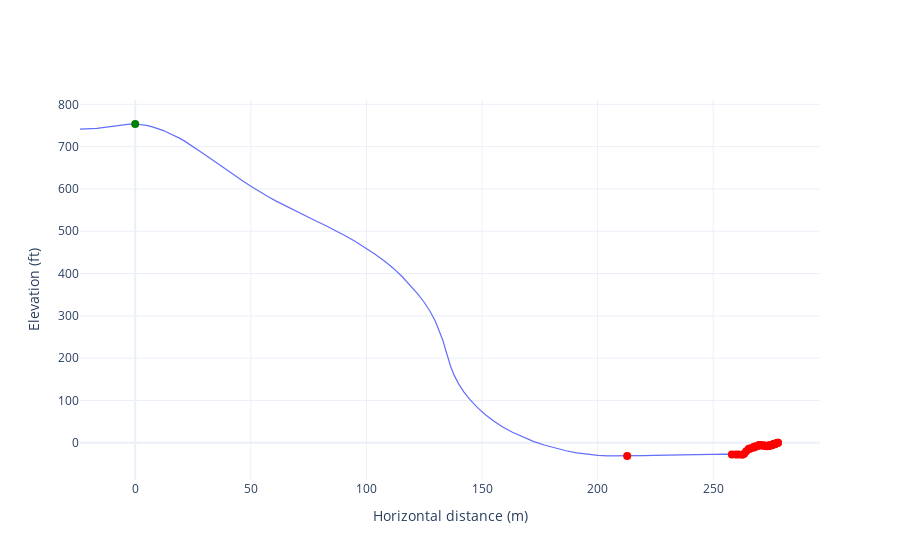

The notebook cell saved with this chart:
### Code cell
def debug(df, yaxis, speed_metric='km/u', distance_metric='m'):
    x_axis = get_xaxis_settings(df, distance_metric=distance_metric)
    y_axis = get_yaxis_settings(df, speed_metric=speed_metric)
    
    vert_speed_peaks = pu.indexes(y_axis[yaxis]['col'], thres=0.5, min_dist=1)
    vert_speed_lows = pu.indexes(-y_axis[yaxis]['col'], thres=0.5, min_dist=1)
    
    fig = go.Figure()
    fig.add_trace(go.Scatter(
        x=x_axis['Horizontal Distance']['col'], 
        y=y_axis[yaxis]['col'], 
        name=yaxis,
        line=dict(color=y_axis[yaxis]['color'], width=1.2),
        hovertemplate=y_axis[yaxis]['hovertemplate'],
        showlegend=False
    ))
    fig.add_trace(go.Scatter(
        x=x_axis['Horizontal Distance']['col'][vert_speed_peaks], 
        y=y_axis[yaxis]['col'][vert_speed_peaks],
        mode='markers', 
        marker=dict(color='Green', size=8), 
        showlegend=False
    ))
    fig.add_trace(go.Scatter( 
        x=x_axis['Horizontal Distance']['col'][vert_speed_lows], 
        y=y_axis[yaxis]['col'][vert_speed_lows],
        mode='markers', 
        marker=dict(color='Red', size=8),
        showlegend=False
    ))
    fig.update_layout(hovermode="x unified", legend=dict(yanchor="top", y=1, xanchor="right", x=1))
    fig.update_xaxes(title=f"Horizontal distance ({ x_axis['Horizontal Distance']['metric'] })")
    fig.update_yaxes(title=f"{ yaxis } ({ y_axis[yaxis]['metric'] })")
    return fig
    
debug(test_df, 'Elevation', 'km/u', 'm')

### Figure 1 — Plotly figure (JSON) as saved in the notebook; plotly's stock layout.template omitted (floating-point values rounded to 4 significant figures; data arrays with more than 128 entries replaced by an {"elided": "..."} marker saying what was removed)
{"data": [{"hovertemplate": "Elevation: %{y:.2f} ft <extra></extra>", "line": {"color": "#636EFA", "width": 1.2}, "name": "Elevation", "showlegend": false, "type": "scatter", "x": {"elided": "472 float values"}, "y": {"elided": "472 float values"}}, {"marker": {"color": "Green", "size": 8}, "mode": "markers", "showlegend": false, "type": "scatter", "x": [0], "y": [753.5]}, {"marker": {"color": "Red", "size": 8}, "mode": "markers", "showlegend": false, "type": "scatter", "x": [212.8, 258.1, 259.8, 261.0, 262.6, 263.4, 264.3, 265.4, 265.8, 266.1, 267.2, 267.7, 267.9, 267.9, 268.3, 269.3, 269.8, 269.9, 269.9, 270.0, 270.1, 270.7, 271.2, 271.9, 272.2, 272.8, 272.9, 273.0, 273.1, 273.8, 273.9, 274.1, 274.1, 274.5, 274.8, 275.6, 275.8, 275.9, 276.1, 276.3, 276.4, 276.4, 276.4, 276.7, 276.8, 276.9, 277.1, 277.4, 277.8, 278.0, 278.0], "y": [-31.25, -27.95, -27.91, -27.89, -28.51, -26.06, -20.23, -14.4, -14.22, -13.78, -11.61, -9.616, -9.498, -9.475, -9.409, -6.949, -5.863, -5.85, -5.784, -5.774, -5.738, -5.554, -6.617, -6.45, -6.722, -7.68, -7.894, -7.904, -8.005, -7.287, -6.755, -6.65, -6.624, -6.535, -6.946, -4.997, -3.963, -3.858, -3.842, -3.114, -3.091, -3.028, -2.982, -2.717, -2.697, -2.198, -1.486, -0.9482, -0.561, -0.2231, -0.1017]}], "layout": {"hovermode": "x unified", "legend": {"x": 1, "xanchor": "right", "y": 1, "yanchor": "top"}, "xaxis": {"title": {"text": "Horizontal distance (m)"}}, "yaxis": {"title": {"text": "Elevation (ft)"}}}}
